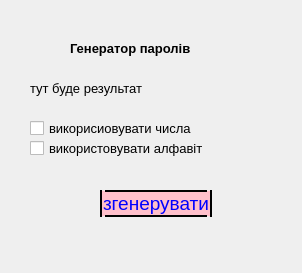
<?xml version="1.0" encoding="UTF-8"?>
<ui version="4.0">
 <class>MainWindow</class>
 <widget class="QMainWindow" name="MainWindow">
  <property name="geometry">
   <rect>
    <x>0</x>
    <y>0</y>
    <width>302</width>
    <height>273</height>
   </rect>
  </property>
  <property name="windowTitle">
   <string>MainWindow</string>
  </property>
  <widget class="QWidget" name="centralwidget">
   <widget class="QCheckBox" name="checkBox">
    <property name="geometry">
     <rect>
      <x>30</x>
      <y>120</y>
      <width>171</width>
      <height>17</height>
     </rect>
    </property>
    <property name="font">
     <font>
      <pointsize>10</pointsize>
     </font>
    </property>
    <property name="text">
     <string>викорисиовувати числа</string>
    </property>
   </widget>
   <widget class="QCheckBox" name="lox">
    <property name="geometry">
     <rect>
      <x>30</x>
      <y>140</y>
      <width>181</width>
      <height>17</height>
     </rect>
    </property>
    <property name="font">
     <font>
      <pointsize>10</pointsize>
     </font>
    </property>
    <property name="text">
     <string>використовувати алфавіт</string>
    </property>
   </widget>
   <widget class="QLabel" name="title">
    <property name="geometry">
     <rect>
      <x>70</x>
      <y>40</y>
      <width>141</width>
      <height>16</height>
     </rect>
    </property>
    <property name="font">
     <font>
      <pointsize>10</pointsize>
      <weight>75</weight>
      <bold>true</bold>
     </font>
    </property>
    <property name="mouseTracking">
     <bool>false</bool>
    </property>
    <property name="text">
     <string>Генератор паролів</string>
    </property>
   </widget>
   <widget class="QLabel" name="label">
    <property name="geometry">
     <rect>
      <x>30</x>
      <y>80</y>
      <width>121</width>
      <height>16</height>
     </rect>
    </property>
    <property name="font">
     <font>
      <pointsize>10</pointsize>
     </font>
    </property>
    <property name="text">
     <string>тут буде результат</string>
    </property>
   </widget>
   <widget class="QPushButton" name="lastkn">
    <property name="geometry">
     <rect>
      <x>100</x>
      <y>190</y>
      <width>112</width>
      <height>27</height>
     </rect>
    </property>
    <property name="font">
     <font>
      <pointsize>14</pointsize>
     </font>
    </property>
    <property name="styleSheet">
     <string notr="true">color:blue;
background-color: pink;
border: 2px solid black;
border-radius: 5px,</string>
    </property>
    <property name="text">
     <string>згенерувати</string>
    </property>
   </widget>
  </widget>
 </widget>
 <resources/>
 <connections/>
</ui>
